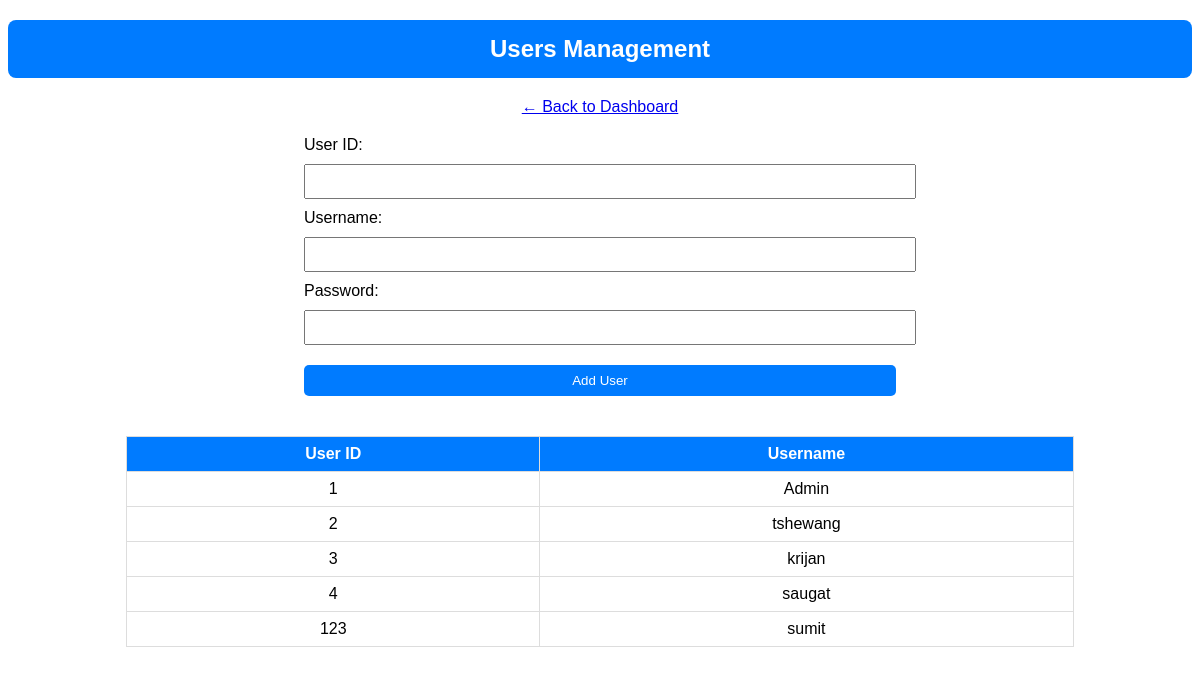
/users.php, run on an earlier commit of the app's database.
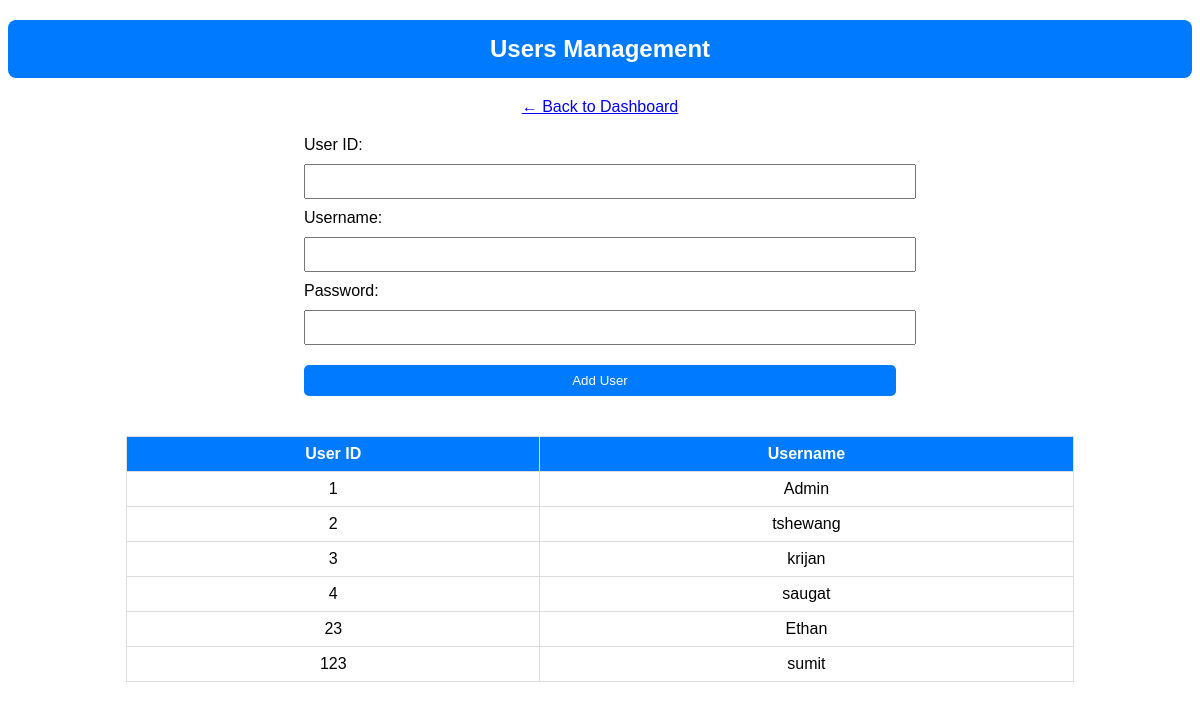
And on a later commit of the database.
### tables this page shows
CREATE TABLE IF NOT EXISTS `users` (
  `id` int NOT NULL AUTO_INCREMENT,
  `username` varchar(50) NOT NULL,
  `password` varchar(255) NOT NULL,
  PRIMARY KEY (`id`),
  UNIQUE KEY `username` (`username`)
);

### users.php (the view, shortened to what this page needs)
<?php include('db.php'); ?>
<!DOCTYPE html>
<html>
<head>
</head>
<body>
<h2>Users Management</h2>
<a href="admin_dashboard.php">← Back to Dashboard</a>
<form method="POST" action="">
    <label>User ID:</label>
    <input type="number" name="user_id" required>
    <label>Username:</label>
    <input type="text" name="username" required>
    <label>Password:</label>
    <input type="password" name="password" required>
    <button type="submit" name="add_user">Add User</button>
</form>
<?php
$result = $conn->query("SELECT id, username FROM users ORDER BY id ASC");
if ($result->num_rows > 0) {
    echo "<table>
            <tr>
                <th>User ID</th>
                <th>Username</th>
            </tr>";
    while ($row = $result->fetch_assoc()) {
        echo "<tr>
                <td>{$row['id']}</td>
                <td>{$row['username']}</td>
              </tr>";
    }
    echo "</table>";
}
?>
</body>
</html>

What changed in the data, as far as the page shows it:
added users: id "23", username "Ethan"
